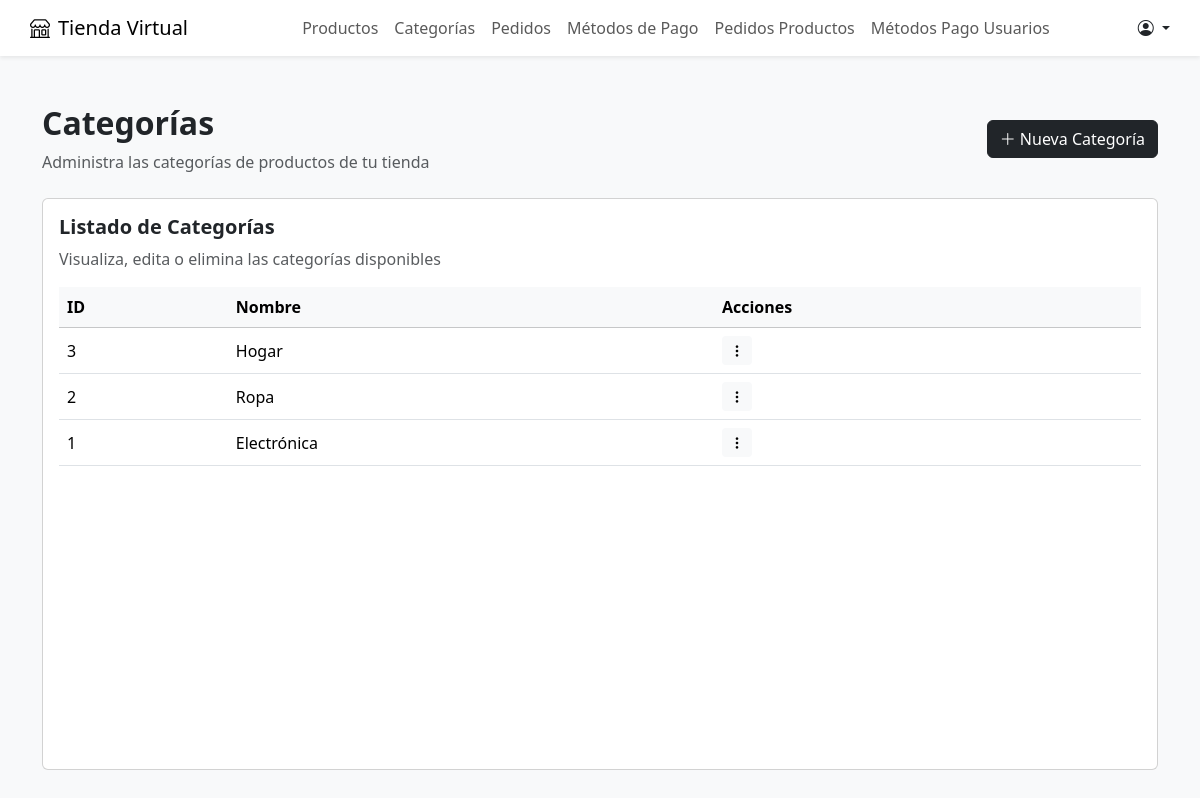
/categorias/listar.php (signed in), run on the app's committed database.
### tables this page shows
CREATE TABLE IF NOT EXISTS TBL_Categorias (
    id_categoria INT AUTO_INCREMENT PRIMARY KEY,
    nombre_categoria VARCHAR(255) NOT NULL,
    descripcion_categoria TEXT,
    fecha_categoria TIMESTAMP DEFAULT CURRENT_TIMESTAMP
);

### categorias/listar.php (the view, shortened to what this page needs)
<?php
require_once '../db.php';
$stmt = $pdo->query("SELECT * FROM TBL_Categorias ORDER BY id_categoria DESC");
?>
<!DOCTYPE html>
<html lang="es">
<head>
    <link href="https://cdn.jsdelivr.net/npm/bootstrap@5.3.3/dist/css/bootstrap.min.css" rel="stylesheet">
    <link href="https://cdn.jsdelivr.net/npm/bootstrap-icons@1.10.5/font/bootstrap-icons.css" rel="stylesheet">
</head>
<body class="bg-light">
    <?php include '../../tienda_virtual_crud/navbar.php'; ?>
    <div class="container mt-5">
        <div class="d-flex justify-content-between align-items-center mb-4">
            <div>
                <h2 class="fw-bold">Categorías</h2>
                <p class="text-muted mb-0">Administra las categorías de productos de tu tienda</p>
            </div>
            <a href="agregar.php" class="btn btn-dark">
                <i class="bi bi-plus-lg"></i> Nueva Categoría
            </a>
        </div>
        <div class="card">
            <div class="card-body" style="height: calc(100vh - 230px);">
                <h5 class="fw-semibold">Listado de Categorías</h5>
                <p class="text-muted">Visualiza, edita o elimina las categorías disponibles</p>
                <div class="table-responsive" style="height: 85%;">
                    <table class="table align-middle">
                        <thead class="table-light">
                            <tr>
                                <th>ID</th>
                                <th>Nombre</th>
                                <th>Acciones</th>
                            </tr>
                        </thead>
                        <tbody>
                            <?php while ($row = $stmt->fetch(PDO::FETCH_ASSOC)) { ?>
                                <tr>
                                    <td><?= $row['id_categoria']; ?></td>
                                    <td><?= htmlspecialchars($row['nombre_categoria']); ?></td>
                                    <td>
                                        <div class="dropdown">
                                            <button class="btn btn-sm btn-light border-0" type="button" data-bs-toggle="dropdown">
                                                <i class="bi bi-three-dots-vertical"></i>
                                            </button>
                                        </div>
                                    </td>
                                </tr>
                            <?php } ?>
                        </tbody>
                    </table>
                </div>
            </div>
        </div>
    </div>
</body>
</html>

### data on the page
tbl_categorias: id_categoria "3", nombre_categoria "Hogar"
tbl_categorias: id_categoria "2", nombre_categoria "Ropa"
tbl_categorias: id_categoria "1", nombre_categoria "Electrónica"
